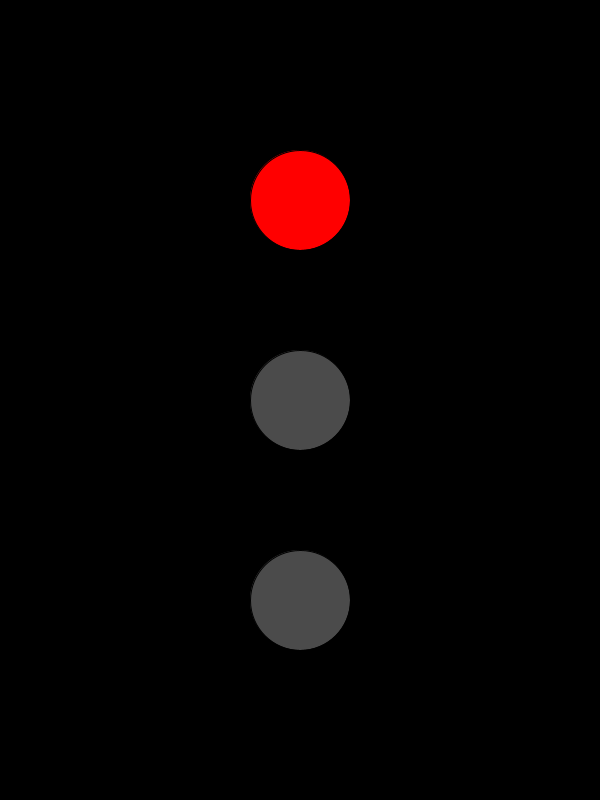
Frame 1 (no input)
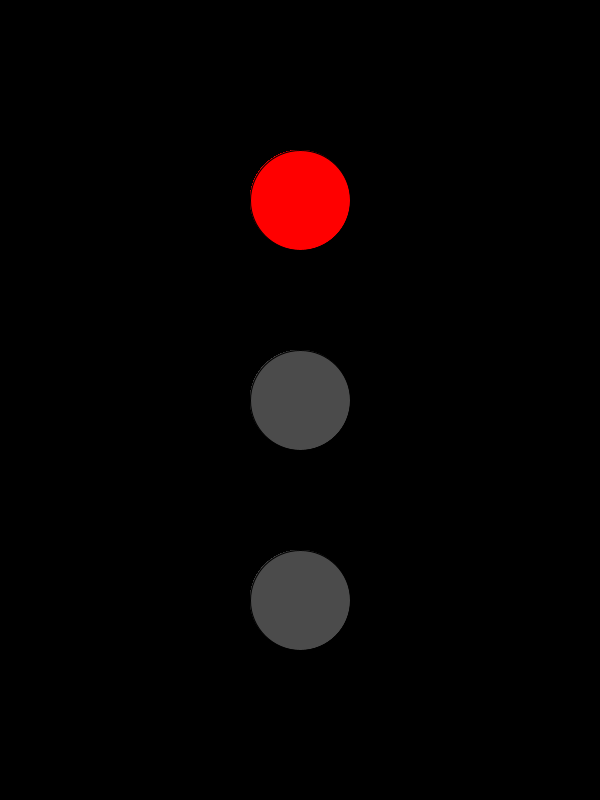
Frame 60 (the mouse pressed at the canvas centre just before this capture)
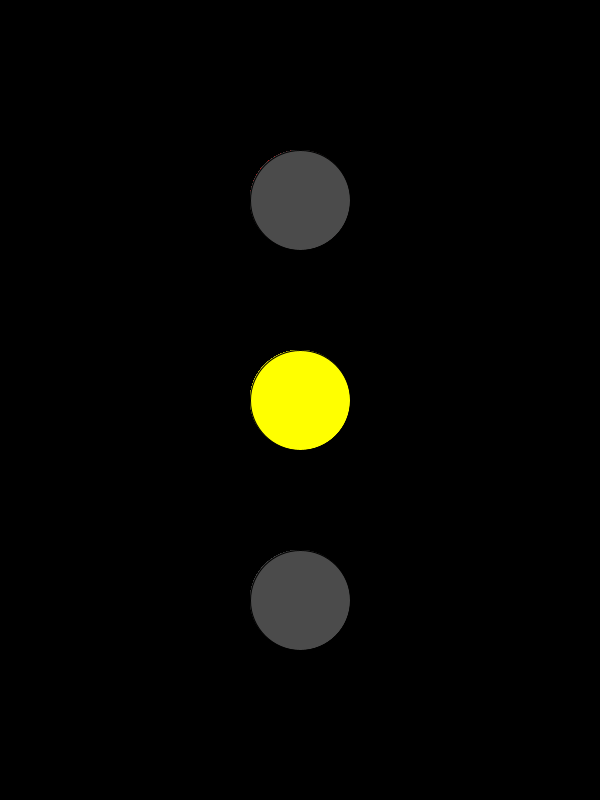
Frame 120 (the mouse held since frame 60 and released just before this capture)

The Processing sketch that drew these frames (run headless with seeded random() and noise(); from frame 60 on, the mouse is pressed at the canvas centre):

// Processing sketch: Task_3
// ── Task_3.pde
color c1;
color c2;
color c3;
color c4;
int counter;
int time;
Light redLight;
Light yellowLight;
Light greenLight;

void setup()
{
  //fullScreen();
  size(600, 800);
  background(0);
  smooth();
  
  //Initiate variables
  c1 = color(255, 0, 0); //RED
  c2 = color(255, 255, 0); //YELLOW
  c3 = color(0, 255, 0); //GREEN
  c4 = color(75); //GREY
  
  counter = 0; //Cycle tracker for light
  time = millis(); //Used for keeping track of millies
  
  redLight = new Light(300, 200, c1, true); //Initiates red light constructor
  yellowLight = new Light(300, 400, c2, false); //Initiates yellow light constructor
  greenLight = new Light(300, 600, c3, false); //Initiates green light constructor
}

void draw()
{
  redLight.draw();
  yellowLight.draw();
  greenLight.draw();

  //Checks if millis is greater than: time + 2000
  if (millis() > time + 2000){
    switch(counter){
      case 0: //Yellow light on
        time = millis(); //Reset time to current millis to get new time difference
        redLight.toggleLight();
        yellowLight.toggleLight();
        counter++;
        break;
      
      case 1: //Green light on
        time = millis();
        yellowLight.toggleLight();
        greenLight.toggleLight();
        counter++;
        break;
      
      case 2: //Red light on
        time = millis();
        greenLight.toggleLight();
        redLight.toggleLight();
        counter=0;
        break;
      
      default:
        System.out.println("Something broke");
        break;
      }
  }
}



class Light{
  int x;
  int y;
  color c;
  boolean isLightOn;
  
  Light(int x, int y, color c, boolean isLightOn){
    this.x = x;
    this.y = y;
    this.c = c;
    this.isLightOn = isLightOn;
  }
  
  //Draws the light, checks if its turned on or off
  void draw(){
    if(isLightOn){
      fill(this.c);
    } else {
      fill(c4);
    }
    ellipse(this.x, this.y, 100, 100);
  }
  
  //Change the colour of the light
  void changeColour(color c){
    fill(c);
    ellipse(this.x, this.y, 100, 100);
  }
  
  //Flips light colour
  void toggleLight(){
    isLightOn = !isLightOn;
    isOn();
  }
  
  //Changes light colour depending if its 'on' or 'off'
  void isOn(){
    if(isLightOn){
      fill(this.c);
      ellipse(this.x, this.y, 100, 100);
    } else {
      fill(c4);
      ellipse(this.x, this.y, 100, 100);
    }
  }
}
